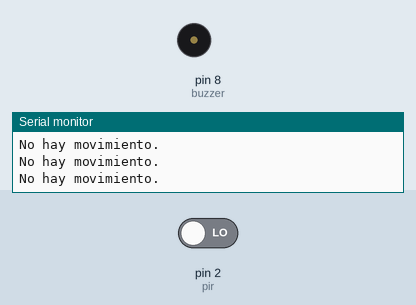
A sketch run on a simulated Arduino Uno, built with avr-gcc and run on an emulated ATmega328P. Parts: buzzer (waves = sounding, pin HIGH), the last lines printed to the serial monitor. Inputs (shaded band) come from the test bench; at power-on: pin 2 (pir) LOW.

Above: at 1.8 s.
1.9 s: pin 2 (pir) driven HIGH
At 2.8 s:
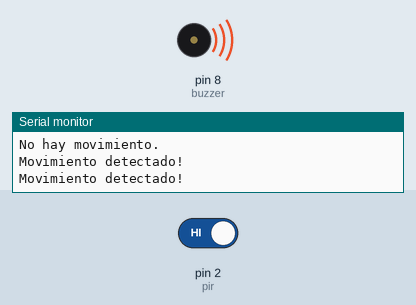
3.5 s: pin 2 (pir) driven LOW
At 3.9 s:
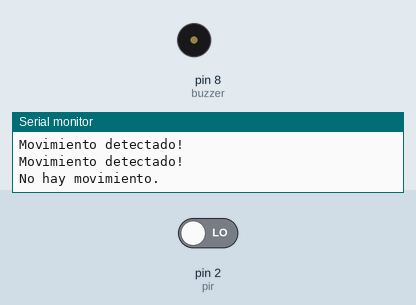
Timing chart, 0 to 6.5 s (numbered marks = the images above; inputs shaded):
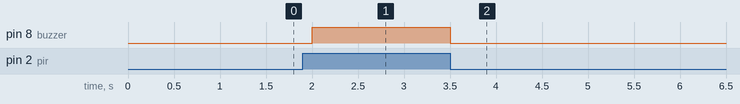

Measured:
- after the input at 1.9 s, pin 8 (buzzer): LOW → HIGH after 0.10 s
- after the input at 3.5 s, pin 8 (buzzer): HIGH → LOW at once

The sketch:

DIA01-02.ino
```cpp
int pir = 2;
int buzzer = 8;

void setup() {
  pinMode(pir, INPUT);
  pinMode(buzzer, OUTPUT);

  Serial.begin(9600);        // Iniciar la comunicación serie
}

void loop() {
  int estadoPIR = digitalRead(pir);  // Leer el estado del sensor

  if (estadoPIR == HIGH) {    // Si se detecta movimiento
    digitalWrite(buzzer, HIGH);  // Activar el zumbador
    Serial.println("Movimiento detectado!");
  } else {                   // Si no se detecta movimiento
    digitalWrite(buzzer, LOW);   // Apagar el zumbador
    Serial.println("No hay movimiento.");
  }

  delay(500);
}
```
